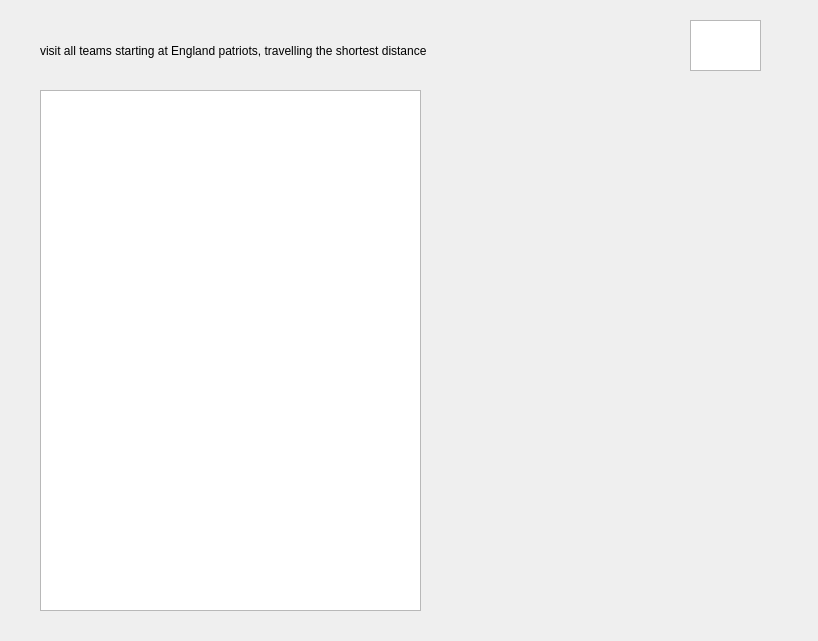
<?xml version="1.0" encoding="UTF-8"?>
<ui version="4.0">
 <class>shortestDistance</class>
 <widget class="QWidget" name="shortestDistance">
  <property name="geometry">
   <rect>
    <x>0</x>
    <y>0</y>
    <width>818</width>
    <height>641</height>
   </rect>
  </property>
  <property name="windowTitle">
   <string>Form</string>
  </property>
  <widget class="QTableView" name="tableView">
   <property name="geometry">
    <rect>
     <x>690</x>
     <y>20</y>
     <width>71</width>
     <height>51</height>
    </rect>
   </property>
  </widget>
  <widget class="QLabel" name="label">
   <property name="geometry">
    <rect>
     <x>40</x>
     <y>30</y>
     <width>481</width>
     <height>41</height>
    </rect>
   </property>
   <property name="text">
    <string>visit all teams starting at England patriots, travelling the shortest distance </string>
   </property>
  </widget>
  <widget class="QTextBrowser" name="textBrowser">
   <property name="geometry">
    <rect>
     <x>40</x>
     <y>90</y>
     <width>381</width>
     <height>521</height>
    </rect>
   </property>
  </widget>
 </widget>
 <resources/>
 <connections/>
</ui>
